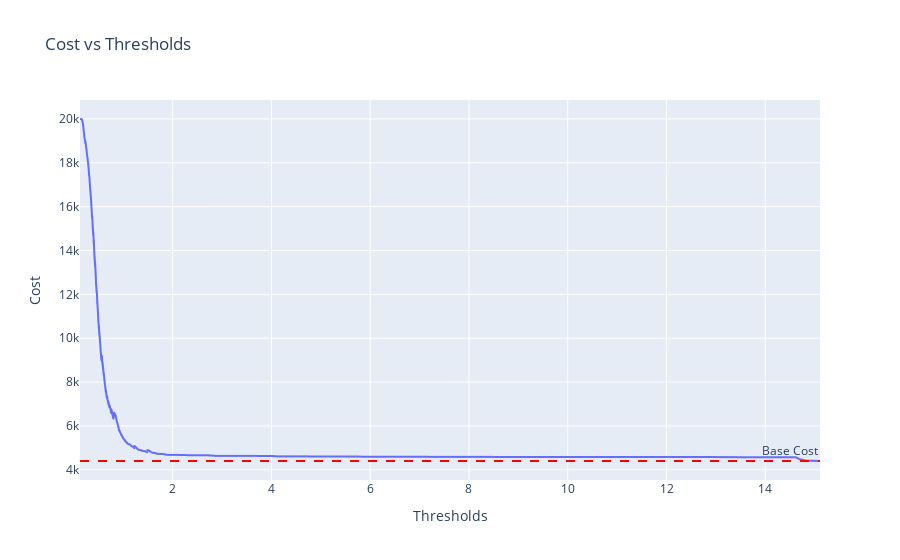

The notebook cell saved with this chart:
### Code cell
fig = px.line(x=autoencoder.thresholds, y=cost, title='Cost vs Thresholds', labels={'x': 'Thresholds', 'y': 'Cost'})
fig.add_hline(y=base_cost, line_color='red', line_width=2, line_dash='dash', annotation_text="Base Cost")
fig.show()

### Figure 1 — Plotly figure (JSON) as saved in the notebook; plotly's stock layout.template omitted (floating-point values rounded to 4 significant figures; data arrays with more than 128 entries replaced by an {"elided": "..."} marker saying what was removed)
{"data": [{"hovertemplate": "Thresholds=%{x}<br>Cost=%{y}<extra></extra>", "legendgroup": "", "line": {"color": "#636efa", "dash": "solid"}, "marker": {"symbol": "circle"}, "mode": "lines", "name": "", "showlegend": false, "type": "scattergl", "x": {"elided": "4000 float values"}, "xaxis": "x", "y": {"elided": "4000 int values"}, "yaxis": "y"}], "layout": {"annotations": [{"showarrow": false, "text": "Base Cost", "x": 1, "xanchor": "right", "xref": "x domain", "y": 4400, "yanchor": "bottom", "yref": "y"}], "legend": {"tracegroupgap": 0}, "shapes": [{"line": {"color": "red", "dash": "dash", "width": 2}, "type": "line", "x0": 0, "x1": 1, "xref": "x domain", "y0": 4400, "y1": 4400, "yref": "y"}], "title": {"text": "Cost vs Thresholds"}, "xaxis": {"anchor": "y", "domain": [0, 1], "title": {"text": "Thresholds"}}, "yaxis": {"anchor": "x", "domain": [0, 1], "title": {"text": "Cost"}}}}
